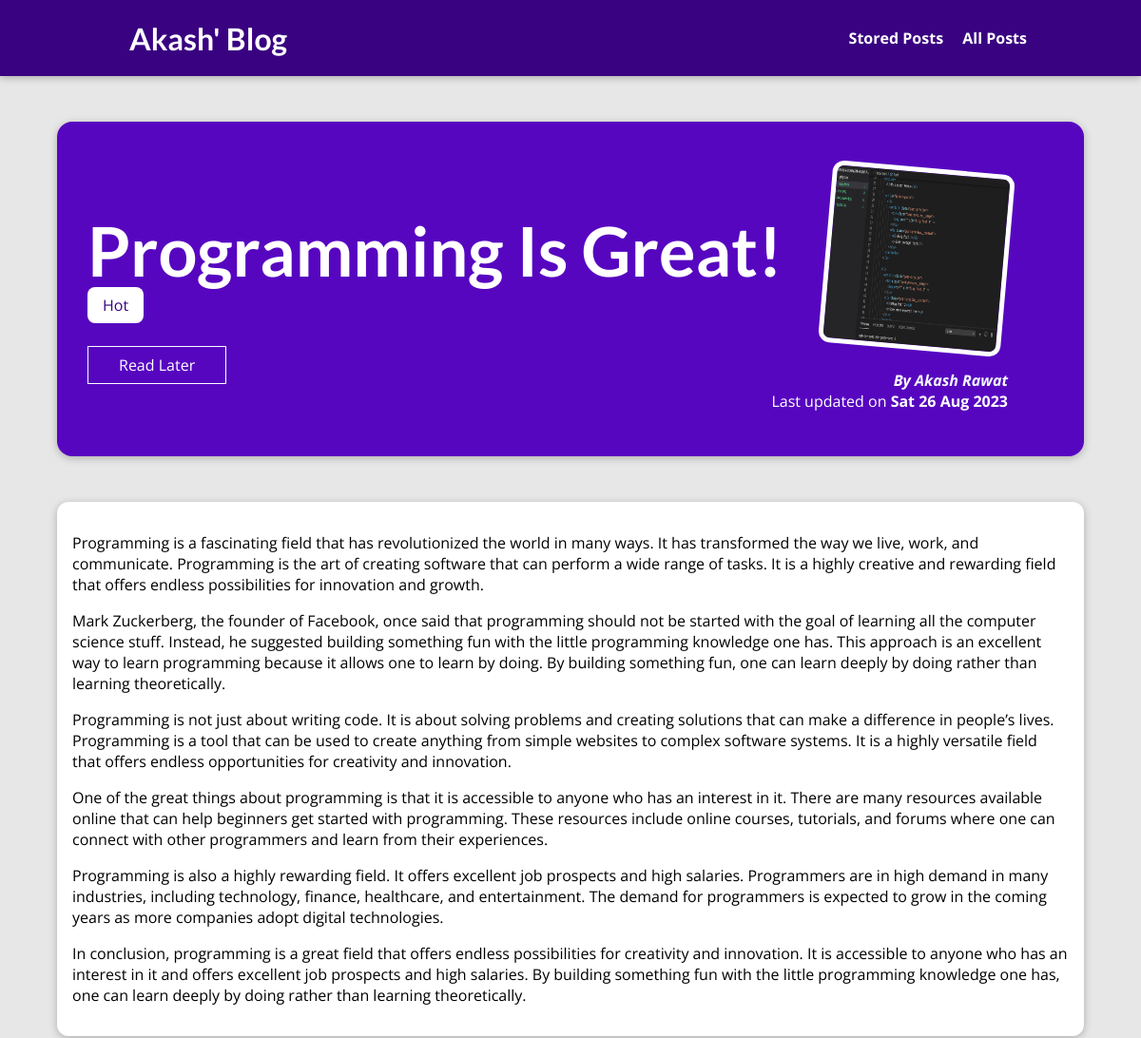
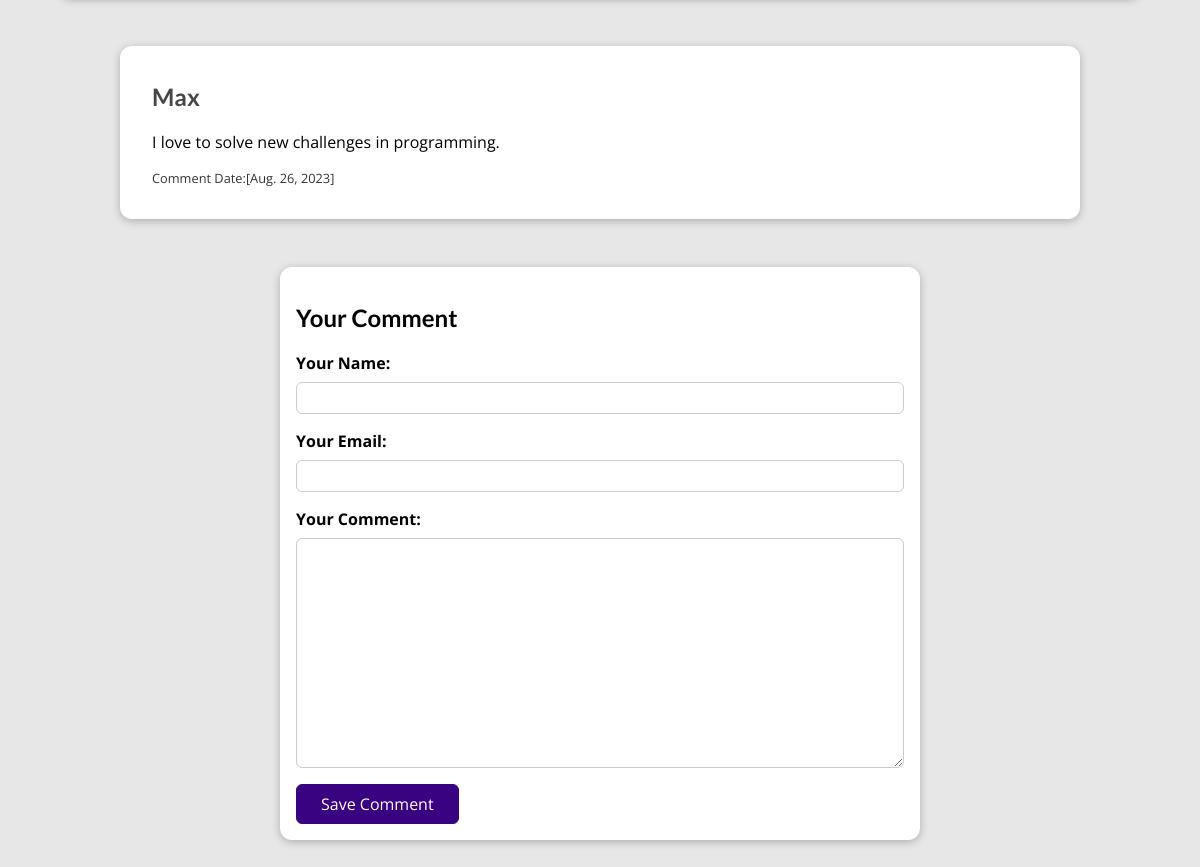
Page /posts/programming-is-fun on the committed database (2 pictures, top to bottom).
### blog/models.py (models this page shows, shortened)
class Post(models.Model):
    title = models.CharField(max_length=150)
    excerpt = models.CharField(max_length=250)
    image = models.ImageField(upload_to="posts", null=True)
    date = models.DateField(auto_now=True)
    slug = models.SlugField(unique=True, db_index=True)
    content = models.TextField(validators=[MinLengthValidator(10)])
    author = models.ForeignKey(Author, on_delete=models.SET_NULL, null=True, related_name="posts")    # One-To-Many Relation
    tags = models.ManyToManyField(Tag)   # Many-To-Many Relation

class Tag(models.Model):
    caption = models.CharField(max_length=20)

class Author(models.Model):
    first_name = models.CharField(max_length=100)
    last_name = models.CharField(max_length=100)
    email = models.EmailField()
    def full_name(self):
        return f"{self.first_name} {self.last_name}"
    def __str__(self):
        return self.full_name()

class Comment(models.Model):
    user_name = models.CharField(max_length=100)
    user_email = models.EmailField()
    text = models.TextField(max_length=400)
    post = models.ForeignKey(Post, on_delete=models.CASCADE, related_name="comments")
    date = models.DateField(auto_now=True)

### blog/views.py (the view, shortened to what this page needs)
# urls.py: path("posts/<slug:slug>", views.SinglePostView.as_view(), name="post-detail-page"),
class SinglePostView(View):
    def is_stored_post(self, request, post_id):
        stored_posts = request.session.get("stored_posts")
        if stored_posts is not None:
            is_saved_for_later = post_id in stored_posts
        else:
            is_saved_for_later = False
        return is_saved_for_later
    def get(self, request, slug):
        post = get_object_or_404(Post, slug=slug)
        context = {
            "post": post,
            "post_tags": post.tags.all(),
            "comment_form": CommentForm(),
            "comments": post.comments.all().order_by("-id"),
            "saved_for_later": self.is_stored_post(request, post.id)
        }
        return render(request, "blog/post-detail.html", context)

### blog/forms.py
class CommentForm(forms.ModelForm):
    class Meta:
        model = Comment
        exclude = ["post"]
        labels = {
            "user_name": "Your Name",
            "user_email": "Your Email",
            "text": "Your Comment"
        }

### blog/templates/blog/post-detail.html (shortened to what this page needs)
{% extends "base.html" %}
{% load static %}
{% block css_files %}
    <link rel="stylesheet" href="{% static "blog/post-detail.css" %}">
{% endblock %}
{% block content %}
    <section id="summary">
        <h2>{{post.title}}</h2>
        <div>
            {% for tag in post_tags %}
                <span class="tag"> {{tag.caption}} </span>
            {% endfor %}
        </div>
        <div id="read-later">
            <form action="{% url "read-later" %}" method="POST">
                <button>
                    {% if saved_for_later %}
                        Remove from Read Later
                    {% else %}
                        Read Later
                    {% endif %}
                </button>
            </form>
        </div>
        <article>
            <img src="{{post.image.url}}" alt="{{post.title}}">
            <address>By <a href="mailto:{{ post.author.email }}"> {{post.author|title}} </a> </address>
            <div>
                Last updated on <time> {{ post.date|date:"D d M Y" }}  </time>
            </div>
        </article>
    </section>
    <main>
        {{post.content|linebreaks}}
    </main>
    <section id="comments">
        <ul>
            {% for comment in comments %}
                <li>
                    <h2> {{comment.user_name}} </h2>
                    <p> {{ comment.text|linebreaks }} </p>
                    <p id="comment-date"> Comment Date:[{{ comment.date}}] </p>
                </li>
            {% endfor %}
        </ul>
    </section>
    <section id="comment-form">
        <h2>Your Comment</h2>
        <form action={% url "post-detail-page" post.slug %} method="POST">
            {% for form_field in comment_form %}
                <div class="form-control {% if form_field.errors %} invalid {% endif %}">
                    {{form_field.label_tag}}
                    {{form_field}}
                </div>
            {% endfor %}
            <button> Save Comment </button>
        </form>
    </section>
{% endblock %}

### static/app.css (style rules this page uses)
* { box-sizing: border-box; }
html { font-family: 'Open Sans', 'Lato', sans-serif; }
body { margin: 0; }
h1, h2, h3 { font-family: 'Lato', sans-serif; font-weight: bold; }

### blog/static/blog/post-detail.css (style rules this page uses)
body { background-color: #e7e7e7; }
#summary { margin: 8rem auto 3rem auto; padding: 2rem; width: 90%; max-width: 90rem; border-radius: 16px; background-color: #5706c0; position: relative; box-shadow: 0 2px 8px rgba(0, 0, 0, 0.25); height: 22rem; }
#summary h2 { color: white; font-size: 4.5rem; margin-bottom: 0.25rem; }
#summary article { position: absolute; top: 2rem; right: 3rem; padding: 1rem 2rem; border-radius: 12px; text-align: right; color: white; }
#summary article img { width: 12rem; height: 12rem; border-radius: 12px; transform: rotateZ(5deg); border: 5px solid white; margin-bottom: 1rem; }
#summary address { font-weight: bold; }
#summary a { color: aliceblue; text-decoration: none; }
#summary time { font-weight: bold; }
#read-later { margin: 2rem 0; }
#read-later button { background-color: transparent; border: 1px solid white; padding: 0.5rem 2rem; font: inherit; color: white; cursor: pointer; }
main { width: 90%; max-width: 90rem; margin: 3rem auto; background-color: white; padding: 1rem; border-radius: 12px; box-shadow: 0 2px 8px rgba(0, 0, 0, 0.25); }
.tag { background-color: white; color: #390281; padding: 0.5rem 1rem; margin-right: 0.5rem; border-radius: 8px; }
#comment-form { margin: 3rem auto; width: 90%; max-width: 40rem; border-radius: 12px; background-color: white; box-shadow: 0 2px 8px rgba(0, 0, 0, 0.25); padding: 1rem; }
#comment-form button { font: inherit; background-color: #390281; color: white; border: 1px solid #390281; padding: 0.5rem 1.5rem; border-radius: 6px; cursor: pointer; }
.form-control { margin-bottom: 1rem; }
.form-control label { font-weight: bold; margin-bottom: 0.5rem; display: block; }
.form-control input, .form-control textarea { display: block; width: 100%; font: inherit; padding: 0.25rem; border-radius: 6px; border: 1px solid #ccc; }
#comments { margin: 3rem auto; width: 90%; max-width: 60rem; border-radius: 12px; background-color: white; box-shadow: 0 2px 8px rgba(0, 0, 0, 0.25); padding: 1rem 2rem; }
#comments ul { list-style: none; margin: 0; padding: 0; }
#comments li { margin-bottom: 1rem; border-bottom: 2px solid #ccc; }
#comments li:last-of-type { border-bottom: none; }
#comments h2 { color: #464646; }
#comment-date { font-size: 0.8rem; color: #343335; }

### rows in the picture
Post: title "Programming Is Great!", image (picture), author "Akash Rawat", date "Sat 26 Aug 2023", content "Programming is a fascinating field that has revolutionized the world in many ways. It has transformed the way we live, work, and communicate. Programming is the art of creating software that can perform a wide range of tasks. It is a highly creative and rewarding field that offers endless possibilities for innovation and growth. Mark Zuckerberg, the founder of Facebook, once said that programming should not be started with the goal of learning all the computer science stuff. Instead, he suggested building something fun with the little programming knowledge one has. This approach is an excellent way to learn programming because it allows one to learn by doing. By building something fun, one…"
Tag: caption "Hot"
Comment: user_name "Max", text "I love to solve new challenges in programming.", date "Aug. 26, 2023"
